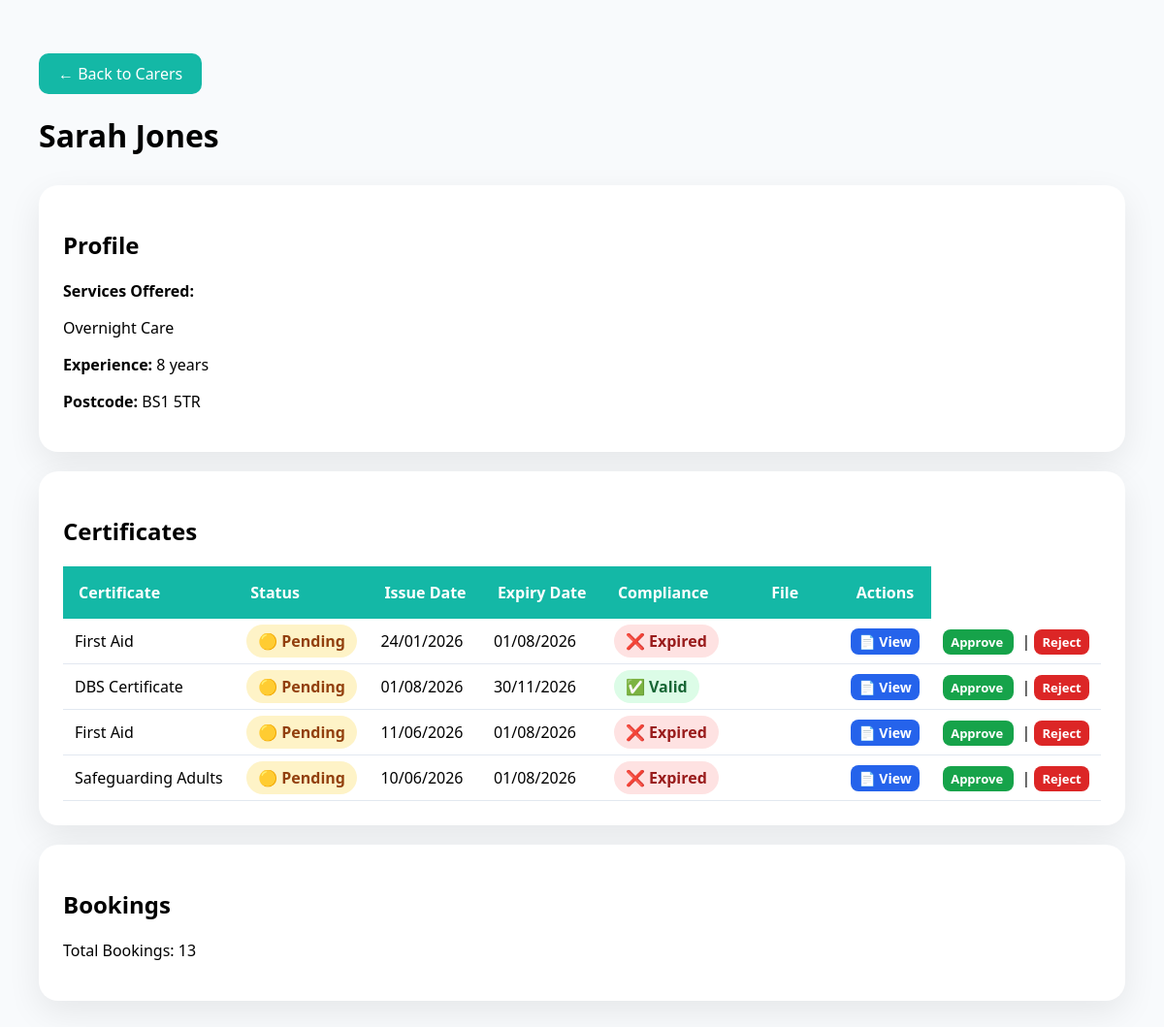
The page /admin-dashboard/carers/1/ (signed in) on the database as committed earlier.
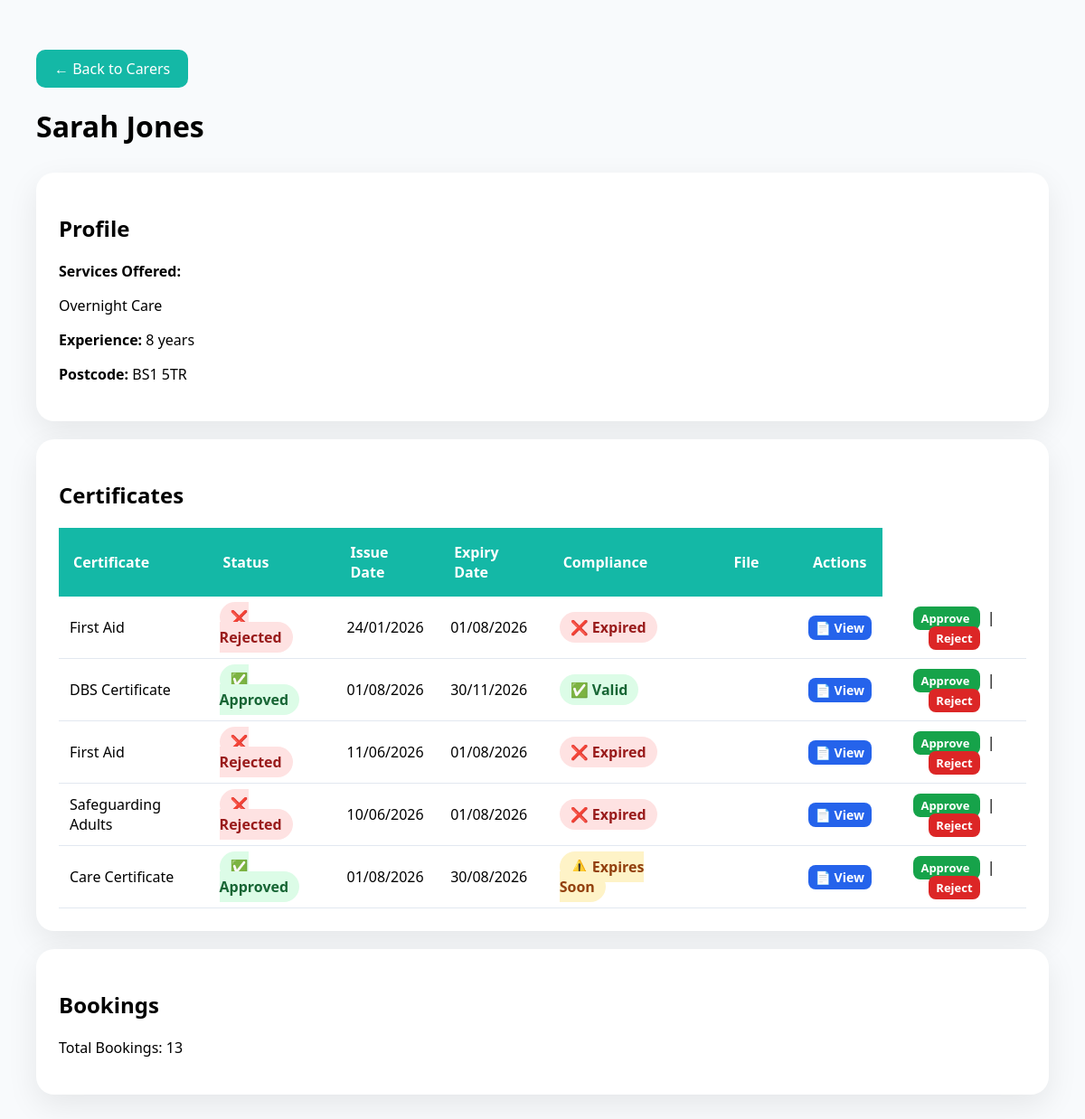
The same page on the database as committed later.
### carers/models.py (models this page shows, shortened)
class CarerDocument(models.Model):
    DOCUMENT_CHOICES = (
        ('DBS Certificate', 'DBS Certificate'),
        ('Right to Work', 'Right to Work'),
        ('Public Liability Insurance', 'Public Liability Insurance'),
        ('First Aid', 'First Aid'),
        ('Moving & Handling', 'Moving & Handling'),
        ('Safeguarding Adults', 'Safeguarding Adults'),
        ('Medication Administration', 'Medication Administration'),
        ('Dementia Awareness', 'Dementia Awareness'),
        ('Infection Control', 'Infection Control'),
        ('Autism Awareness', 'Autism Awareness'),
        ('Care Certificate', 'Care Certificate'),
        ('NVQ Level 2', 'NVQ Level 2'),
        ('NVQ Level 3', 'NVQ Level 3'),
    )
    STATUS_CHOICES = (
        ('pending', 'Pending'),
        ('approved', 'Approved'),
        ('rejected', 'Rejected'),
    )
    carer = models.ForeignKey(
        Carer,
        on_delete=models.CASCADE,
        related_name='documents'
    )
    document_name = models.CharField(
        max_length=200,
        null=True,
        blank=True
    )
    issue_date = models.DateField(
        null=True,        blank=True
    )
    expiry_date = models.DateField(
        null=True,
        blank=True
    )
    file = models.FileField(
        upload_to=document_upload_path
    )
    status = models.CharField(
        max_length=20,
        choices=STATUS_CHOICES,
        default='pending'
    )
    uploaded_at = models.DateTimeField(
        auto_now_add=True
    )

### carers/views.py (the view)
@user_passes_test(lambda u: u.is_superuser)
def admin_carer_detail(request, carer_id):
    carer = get_object_or_404(
        Carer,
        id=carer_id
    )
    documents = CarerDocument.objects.filter(
    carer=carer
    )
    today = date.today()
    for document in documents:
        if document.expiry_date:
            days_left = (
                document.expiry_date - today
            ).days
            if days_left <= 0:
                document.compliance = "expired"
            elif days_left <= 30:
                document.compliance = "expiring"
            else:
                document.compliance = "valid"
        else:
            document.compliance = "unknown"
    bookings = Booking.objects.filter(
        carer=carer
    )
    return render(
        request,
        'carers/admin_carer_detail.html',
        {
            'carer': carer,
            'documents': documents,
            'bookings': bookings,
            'today': today
        }
    )

### carers/templates/carers/admin_carer_detail.html (shortened to what this page needs)
<!DOCTYPE html>
<html>
<head>
</head>
<body>
    <a href="/admin-dashboard/carers/" class="back-btn">
    ← Back to Carers
</a>
<h1>{{ carer.full_name }}</h1>
<div class="card">
    <h2>Profile</h2>
         <p>
    <strong>Services Offered:</strong>
</p>
        {% if carer.services_offered %}
            {% for service in carer.services_offered %}
                <p>✅ {{ service }}</p>
            {% endfor %}
        {% else %}
            <p>{{ carer.get_care_type_display }}</p>
        {% endif %}
    <p>
        <strong>Experience:</strong>
        {{ carer.experience_years }} years
    </p>
    <p>
        <strong>Postcode:</strong>
        {{ carer.postcode }}
    </p>
</div>
<div class="card">
    <h2>Certificates</h2>
    <table class="documents-table">
    <thead>
        <tr>
            <th>Certificate</th>
            <th>Status</th>
            <th>Issue Date</th>
            <th>Expiry Date</th>
            <th>Compliance</th>
            <th style="text-align:center;">File</th>
            <th style="text-align:center;">Actions</th>
        </tr>
    </thead>
    <tbody>
    {% for document in documents %}
        <tr>
            <td>{{ document.document_name }}</td>
            <td>
{% if document.status == "approved" %}
    <span style="
        background:#dcfce7;
        color:#166534;
        padding:6px 12px;
        border-radius:999px;
        font-weight:bold;
    ">
        ✅ Approved
    </span>
{% elif document.status == "rejected" %}
    <span style="
        background:#fee2e2;
        color:#991b1b;
        padding:6px 12px;
        border-radius:999px;
        font-weight:bold;
    ">
        ❌ Rejected
    </span>
{% else %}
    <span style="
        background:#fef3c7;
        color:#92400e;
        padding:6px 12px;
        border-radius:999px;
        font-weight:bold;
    ">
        🟡 Pending
    </span>
{% endif %}
</td>
            <td>
                {{ document.issue_date|date:"d/m/Y" }}
            </td>
            <td>
                {{ document.expiry_date|date:"d/m/Y" }}
            </td>
            <td>
{% if document.compliance == "expired" %}
    <span style="
        background:#fee2e2;
        color:#991b1b;
        padding:6px 12px;
        border-radius:999px;
        font-weight:bold;
    ">
        ❌ Expired
    </span>
{% elif document.compliance == "expiring" %}
    <span style="
        background:#fef3c7;
        color:#92400e;
        padding:6px 12px;
        border-radius:999px;
        font-weight:bold;
    ">
        ⚠️ Expires Soon
    </span>
{% else %}
    <span style="
        background:#dcfce7;
        color:#166534;
        padding:6px 12px;
        border-radius:999px;
        font-weight:bold;
    ">
        ✅ Valid
    </span>
{% endif %}
</td>
            <td>
                <td style="text-align:center;">
    <a href="{{ document.file.url }}" target="_blank">
                <a href="{{ document.file.url }}" target="_blank" class="view-btn">
                    📄 View
                </a>
    </a>
            </td>
            <td style="text-align:center;">
                <a href="/admin-dashboard/documents/{{ document.id }}/approve/" class="approve-btn">
                    Approve
                </a>
                |
                <a href="/admin-dashboard/documents/{{ document.id }}/reject/" class="reject-btn">
                    Reject
                </a>
            </td>
        </tr>
    {% empty %}
        <tr>
            <td colspan="6">
                No certificates uploaded.
            </td>
        </tr>
    {% endfor %}
    </tbody>
</table>
</div>
<div class="card">
    <h2>Bookings</h2>
    <p>
        Total Bookings:
        {{ bookings|length }}
    </p>
</div>
</body>
</html>

Rows that differ between the two databases and show on the page:
changed CarerDocument (number 1 of 5 on the later page): status "🟡 Pending" → "❌ Rejected"
changed CarerDocument "DBS Certificate": status "🟡 Pending" → "✅ Approved"
changed CarerDocument (number 3 of 5 on the later page): status "🟡 Pending" → "❌ Rejected"
changed CarerDocument "Safeguarding Adults": status "🟡 Pending" → "❌ Rejected"
added CarerDocument: document_name "Care Certificate", status "✅ Approved", issue_date "01/08/2026", expiry_date "30/08/2026", shows "⚠️ Expires Soon"
